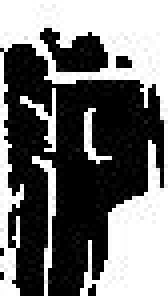
%> input picture chepai/License-Plate-Recognition-by-MATLAB-master/沪/3.jpg, 42 x 74 px (shown 4 times larger)
$ octave ChePai.m   (GNU Octave 9; MATLAB toolbox functions it lacks are replaced by stand-ins)
%> lines starting %> are read from the running program, lines starting %| are printed output that depends on the picture; in (x1, y1, x2, y2) boxes, pixels count from 0 and x2, y2 are one past the last pixel; in counts of white or black regions, pixels touching at a corner belong together; the program's own positions count from 1
### chepai/License-Plate-Recognition-by-MATLAB-master/QieGe.m
function e=QieGe(sbw)
[m,n]=size(sbw);
top=1;bottom=m;left=1;right=n;   % init
while sum(sbw(top,:))==0 && top<=m %A(:,i)=[x x x x x ... x];i代表赋值的行数，x代表要赋的值
    top=top+1;
end
while sum(sbw(bottom,:))==0 && bottom>=1
    bottom=bottom-1;
end
while sum(sbw(:,left))==0 && left<=n
    left=left+1;
end
while sum(sbw(:,right))==0 && right>=1
    right=right-1;
end
dd=right-left;
hh=bottom-top;
e=imcrop(sbw,[left top dd hh]);%imcrop('图象名',[x起点，y起点，x宽度，y宽度])

### chepai/License-Plate-Recognition-by-MATLAB-master/ChePai.m
close all
clc
[fn,pn,fi]=uigetfile('ChePaiKu\闵\*.jpg','选择图片');
%> the answer given: 沪/3.jpg
YuanShi=imread([pn fn]);%输入原始图像
%> YuanShi is the input picture: size 74x42 uint8; min 0, max 255, mean 116.2
figure(1);subplot(3,2,1),imshow(YuanShi),title('原始图像');
%CuDingWei = location(YuanShi);
% %%%%%%%%%%1、图像预处理%%%%%%%%%%%
YuanShiHuiDu=rgb2gray(YuanShi);%转化为灰度图像
subplot(3,2,2),imshow(YuanShiHuiDu),title('灰度图像');

BianYuan=edge(YuanShiHuiDu,'canny',0.5);%Canny算子边缘检测
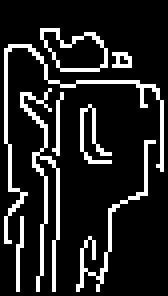
%> BianYuan: size 74x42 logical (shown 4 times larger); 14.4% white in thin lines or dots, all inside (x1, y1, x2, y2) = (1, 7, 41, 73)
subplot(3,2,3),imshow(BianYuan),title('Canny算子边缘检测后图像');

se1=[1;1;1]; %线型结构元素
FuShi=imerode(BianYuan,se1);    %腐蚀图像
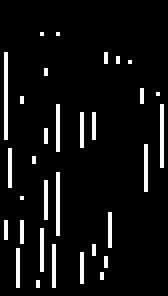
%> FuShi: size 74x42 logical (shown 4 times larger); 6.7% white in thin lines or dots, all inside (x1, y1, x2, y2) = (1, 8, 41, 72)
subplot(3,2,4),imshow(FuShi),title('腐蚀后边缘图像');

se2=strel('rectangle',[25,25]); %矩形结构元素
TianChong=imclose(FuShi,se2);%图像聚类、填充图像
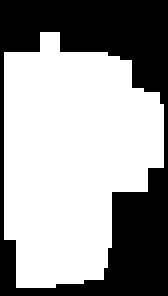
%> TianChong: size 74x42 logical (shown 4 times larger); 60.9% white; 1 black region, box (x1, y1, x2, y2) and area: (0, 0, 42, 74) 1216
subplot(3,2,5),imshow(TianChong),title('填充后图像');

YuanShiLvBo=bwareaopen(TianChong,2000);%从对象中移除面积小于2000的小对象
%> YuanShiLvBo: size 74x42 logical; every value is 0
figure(2);
subplot(2,2,1),imshow(YuanShiLvBo),title('形态滤波后图像');
%%%%%%%%%%2、车牌定位%%%%%%%%%%%
[y,x]=size(YuanShiLvBo);%size函数将数组的行数返回到第一个输出变量，将数组的列数返回到第二个输出变量
%> y = 74; x = 42
YuCuDingWei=double(YuanShiLvBo);
%> YuCuDingWei: size 74x42 double; every value is 0
%%%%%%%%%%2.1、车牌粗定位之一确定行的起始位置和终止位置%%%%%%%%%%%
Y1=zeros(y,1);%产生y行1列全零数组
for i=1:y
    for j=1:x
        if(YuCuDingWei(i,j)==1)
            Y1(i,1)= Y1(i,1)+1;%白色像素点统计
        end
    end
end
%> after the loop, Y1 = 74 values from 0 to 0
[temp,MaxY]=max(Y1);%Y方向车牌区域确定。返回行向量temp和MaxY，temp向量记录Y1的每列的最大值，MaxY向量记录Y1每列最大值的行号
%> temp = 0; MaxY = 1
subplot(2,2,2),plot(0:y-1,Y1),title('原图行方向像素点值累计和'),xlabel('行值'),ylabel('像素');
PY1=MaxY;
%> PY1 = 1
while ((Y1(PY1,1)>=50)&&(PY1>1))
        PY1=PY1-1;
end
%> this loop made 0 passes
PY2=MaxY;
%> PY2 = 1
while ((Y1(PY2,1)>=50)&&(PY2<y))
        PY2=PY2+1;
end
IY=YuanShi(PY1:PY2,:,:);
%> IY = 42 values, max 255 at index 1, min 254 at index 9, mean 254.9
%%%%%%%%%%2.2、车牌粗定位之二确定列的起始位置和终止位置%%%%%%%%%%%
X1=zeros(1,x);%产生1行x列全零数组
for j=1:x
    for i=PY1:PY2
        if(YuCuDingWei(i,j,1)==1)
                X1(1,j)= X1(1,j)+1;
         end
    end
end
%> after the loop, X1 = 42 values from 0 to 0
subplot(2,2,4),plot(0:x-1,X1),title('原图列方向像素点值累计和'),xlabel('列值'),ylabel('像数');
PX1=1;
while ((X1(1,PX1)<3)&&(PX1<x))
       PX1=PX1+1;
end
%> this loop made 41 passes
PX3=x;
%> PX3 = 42
while ((X1(1,PX3)<3)&&(PX3>PX1))
        PX3=PX3-1;
end
CuDingWei=YuanShi(PY1:PY2,PX1:PX3,:);
%> CuDingWei = 255
subplot(2,2,3),imshow(CuDingWei),title('粗定位后的彩色车牌图像')
%> after `title('粗定位后的彩色车牌图像')`:
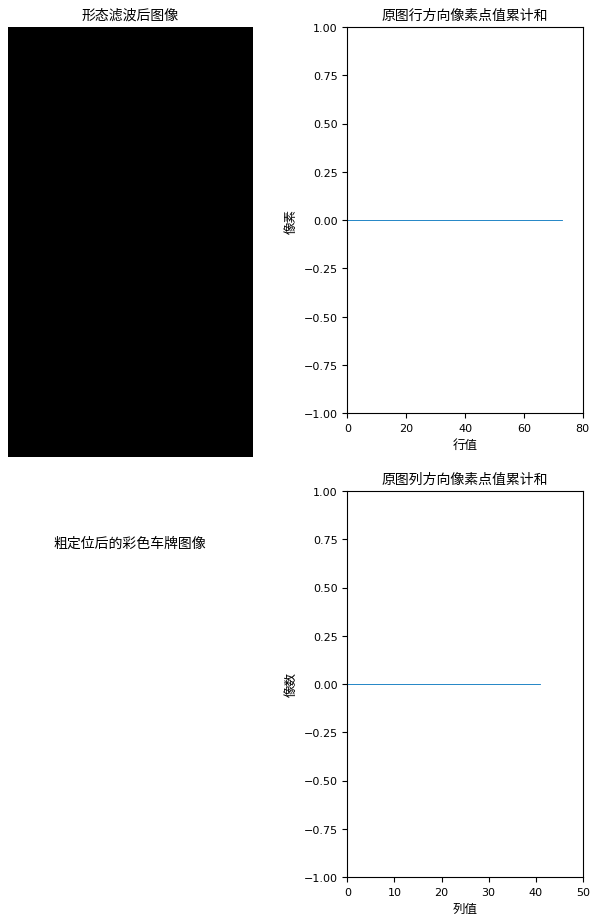
%> figure redrawn from the program's plot data, 4 panels
%%%%%%%%%%2.3、车牌精定位之一预处理%%%%%%%%%%%
CuDingWei(:, :, 3) = CuDingWei(:, :, 1);
CuDingWei(:, :, 2) = CuDingWei(:, :, 1);
imwrite(CuDingWei, 'CuDingWei.jpg');
CuDingWeiHuiDu=rgb2gray(CuDingWei); %将RGB图像转化为灰度图像
%> CuDingWeiHuiDu = 255

% [5 lines of commented-out code are left out]


CuDingWeiErZhi = im2bw(CuDingWeiHuiDu,0);
%> CuDingWeiErZhi = true
[W, H] = size(CuDingWeiErZhi);
%> W = 1; H = 1
CuDingWeiErZhi = zeros([W + 20, H + 20]);
%> CuDingWeiErZhi: size 21x21 double; every value is 0
delta = 0;
for i = 1 : W
    for j = 1 : H
        if CuDingWei(i, j, 1) + CuDingWei(i, j, 2) >= 180
            CuDingWeiErZhi(i + delta, j + delta) = 0;
        else
            CuDingWeiErZhi(i + delta, j + delta) = 1;
        end
    end
end
%> this loop made 1 pass
figure(3);
% return ;
subplot(2,2,1),imshow(CuDingWeiErZhi),title('粗定位的二值车牌图像')%DingWei
%%%%%%%%%%2.4、车牌精定位之二去除边框干扰%%%%%%%%%%%
[r,s]=size(CuDingWeiErZhi);%size函数将数组的行数返回到第一个输出变量，将数组的列数返回到第二个输出变量
%> r = 21; s = 21
YuJingDingWei=double(CuDingWeiErZhi);%;CuDingWeiErZhi
X2=zeros(1,s);%产生1行s列全零数组
for i=1:r
    for j=1:s
        if(YuJingDingWei(i,j)==1)
            X2(1,j)= X2(1,j)+1;%白色像素点统计
        end
    end
end
%> after the loop, X2 = 21 values from 0 to 0
[temp,MaxX]=max(X2);
%> MaxX = 1
subplot(2,2,2),plot(0:s-1,X2),title('粗定位车牌图像列方向像素点值累计和'),xlabel('列值'),ylabel('像素');
%> after `ylabel('像素')`:
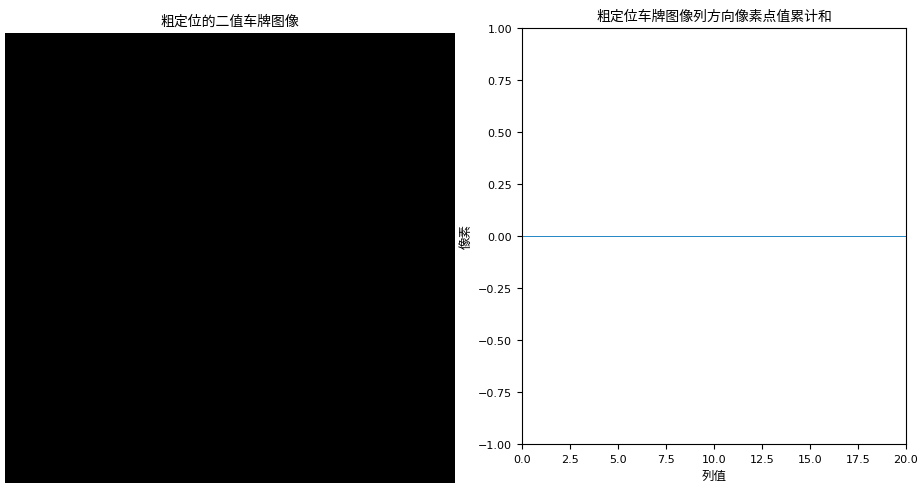
%> figure redrawn from the program's plot data, 2 panels
%%%%%%%%%%2.4.1、去除左侧边框干扰%%%%%%%%%%%
[g,h]=size(YuJingDingWei);
%> g = 21; h = 21
ZuoKuanDu=0;YouKuanDu=0;KuanDuYuZhi=5;
while sum(YuJingDingWei(:,ZuoKuanDu+1))~=0
    ZuoKuanDu=ZuoKuanDu+1;
end
%> after the loop, ZuoKuanDu = 0
if ZuoKuanDu<KuanDuYuZhi   % 认为是左侧干扰
    YuJingDingWei(:,[1:ZuoKuanDu])=0;%给图像d中1到KuanDu宽度间的点赋值为零
    YuJingDingWei=QieGe(YuJingDingWei); %值为零的点会被切割
%> the loop in QieGe, `while sum(sbw(top,:))==0 && top<=m` made 21 passes
%> the run ends on the next line

$ run again, with chepai/License-Plate-Recognition-by-MATLAB-master/津/7.jpg copied over chepai/License-Plate-Recognition-by-MATLAB-master/沪/3.jpg
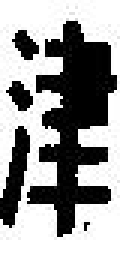
%> input picture chepai/License-Plate-Recognition-by-MATLAB-master/津/7.jpg, 40 x 85 px (shown 3 times larger)
%> YuanShi is the input picture: size 85x40 uint8; min 0, max 255, mean 152.3
%> `BianYuan=edge(YuanShiHuiDu,'canny',0.5);`:
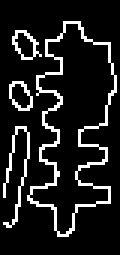
%> BianYuan: size 85x40 logical (shown 3 times larger); 11.8% white in thin lines or dots, all inside (x1, y1, x2, y2) = (1, 7, 39, 79)
%> FuShi: size 85x40 logical; 3.6% white in thin lines or dots, all inside (x1, y1, x2, y2) = (1, 8, 39, 76)
%> TianChong: size 85x40 logical; 58.9% white; 1 black region, box (x1, y1, x2, y2) and area: (0, 0, 40, 85) 1399
%> after the loop `for i=1:y`: Y1 = 85 values, max 36 at index 30, min 0 at index 1, mean 23.54
%> `[temp,MaxY]=max(Y1);`: temp = 36; MaxY = 30
%> IY = 40 values, max 255 at index 1, min 0 at index 4, mean 53.5
%> after the loop `for j=1:x`: X1 = 40 values, max 1 at index 4, min 0 at index 1, mean 0.9
%> the loop `while ((X1(1,PX1)<3)&&(PX1<x))` made 39 passes
%> CuDingWei = 255
%> `title('粗定位后的彩色车牌图像')`:
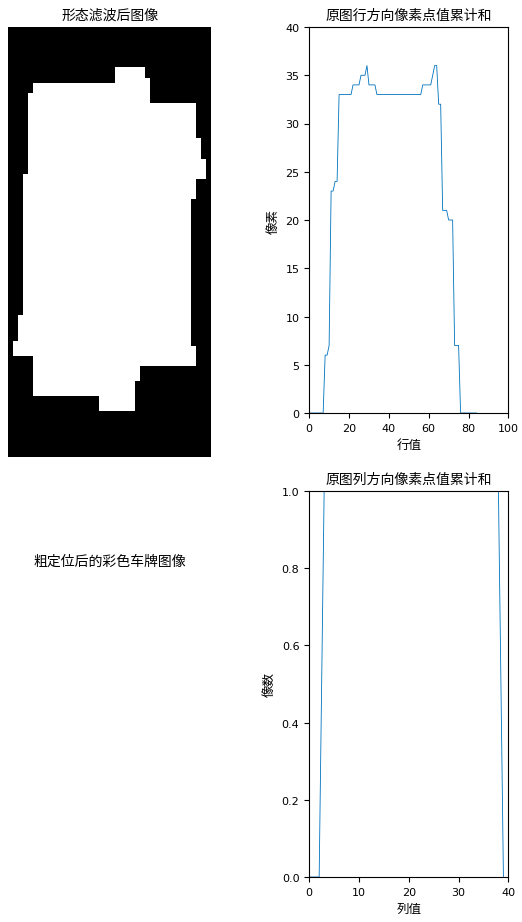
%> figure redrawn from the program's plot data, 4 panels
%> `CuDingWeiErZhi = im2bw(CuDingWeiHuiDu,0);`: CuDingWeiErZhi = true
%> W = 1
%> the loop `for i = 1 : W` made 1 pass
%> after the loop `for i=1:r`: X2 = 21 values from 0 to 0
%> `[temp,MaxX]=max(X2);`: temp = 0; MaxX = 1
%> after the loop `while sum(YuJingDingWei(:,ZuoKuanDu+1))~=0`: ZuoKuanDu = 0
%> the loop in QieGe, `while sum(sbw(top,:))==0 && top<=m` made 21 passes
